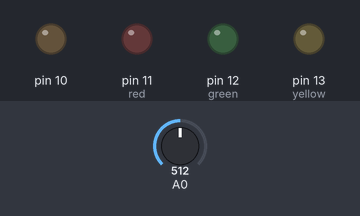
Recording of a sketch running on a simulated Arduino Uno, built with avr-gcc and run on an emulated ATmega328P. On the bench: output pins drawn as LEDs (lit = HIGH). The test bench sets the inputs (shaded band); at power-on: A0 = 512.

Above: at 1.2 s.
1.3 s: A0 set to 521
At 3.4 s:
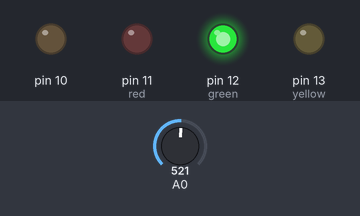
4.3 s: A0 set to 511
At 6.2 s:
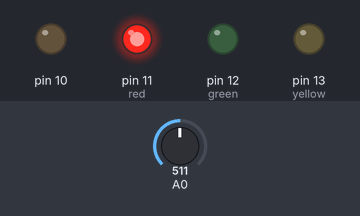
6.5 s: A0 set to 716
At 8.0 s:
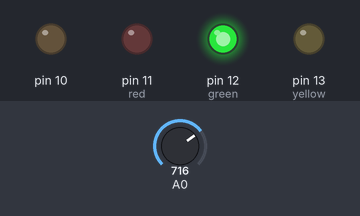
8.5 s: A0 set to 700
At 9.7 s:
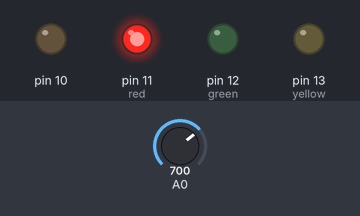
Timing chart, 0 to 11.5 s (numbered marks = the images above; inputs shaded):
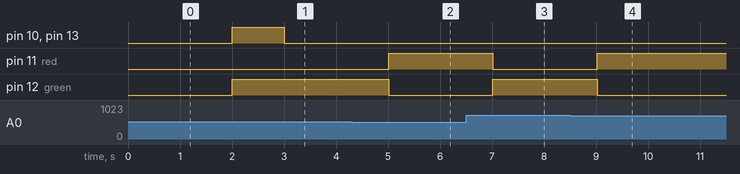

Measured:
- the behaviour switches between 520 and 521 on A0 (found by bisection; images 0 and 1)
- the behaviour switches between 711 and 710 on A0 (found by bisection; images 3 and 4)
- after the input at 1.3 s, pin 10, pin 13 (yellow): LOW → HIGH after 0.71 s, → LOW 1.0 s later; pin 12 (green): LOW → HIGH after 0.71 s
- after the input at 4.3 s, pin 11 (red): LOW → HIGH after 0.71 s; pin 12 (green): HIGH → LOW after 0.71 s
- after the input at 6.5 s, pin 11 (red): HIGH → LOW after 0.52 s; pin 12 (green): LOW → HIGH after 0.52 s
- after the input at 8.5 s, pin 11 (red): LOW → HIGH after 0.52 s; pin 12 (green): HIGH → LOW after 0.52 s

The sketch:

Manyu_2025B5PS0506H_JANUS_R1_TASK2.ino
```cpp
// C++ code
//
int red = 11;  //as red is connected to digitalpin 11
int yellow=13;
int green=12;

float arr[10];
int counter=0;
float state;

float sensor,force;
float k=1.0/40142; //I determined it experimentally
float f_avg=0;

int counter1=0;
int descentswitch=0;//switch which triggers only once at apogee
int j=0;
float sum=0;

//creating an array of size 2 with avg[1] to store the average value
//of 10 readings over the past half second and avg[0] to store the
//average of the past -1  to -0.5 second
float avg[2] = {0.0, 0.0};


void setup()
{
  pinMode(red, OUTPUT);
  pinMode(yellow, OUTPUT);
  pinMode(green, OUTPUT);
  pinMode(A0,INPUT);
  pinMode(10,OUTPUT);
  digitalWrite(yellow,LOW); //just ensuring the LEDs are off
  digitalWrite(green,LOW);

}

void loop()
{
  sum = 0;
  for (int i=0;i<10;i++) //loop to find average of 10 readings over past half second
  {sum+=analogRead(A0);  //to smoothen out the fluctuations
  delay(50);
  }
  avg[0]=avg[1];
  avg[1]=sum/10.0;
  j++;

  if(avg[0]>avg[1]+5 && j>1) // ascending condition
  {digitalWrite(red,HIGH);
digitalWrite(green,LOW);}

  if(descentswitch==0 && avg[1] >avg[0]+5 && j>1)//apogee condition
  {descentswitch++;
   digitalWrite(green,HIGH);
   digitalWrite(yellow,HIGH);
   digitalWrite(10,HIGH);
   delay(1000);
  digitalWrite(10,LOW);
  digitalWrite(yellow,LOW);}

  if (avg[1]>avg[0]+5 && j>1) //descending condition
  {digitalWrite(red,LOW);
  digitalWrite(green,HIGH);};

}
```
